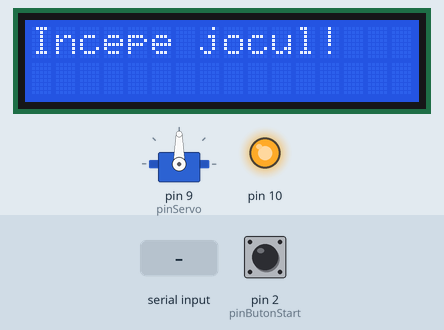
This sketch was run on a simulated Arduino Uno, built with avr-gcc and run on an emulated ATmega328P. Parts: 16×2 character LCD, servo, output pins drawn as LEDs (lit = HIGH). The inputs (shaded band) are chosen by the test bench; at power-on: pin 2 (pinButonStart) HIGH. Random numbers use the default seed unless the sketch sets one; what the sketch prints to the serial monitor is not drawn.

Above: at 1.2 s.
1.3 s: pin 2 (pinButonStart) pulled LOW for 0.15 s
At 2.1 s:
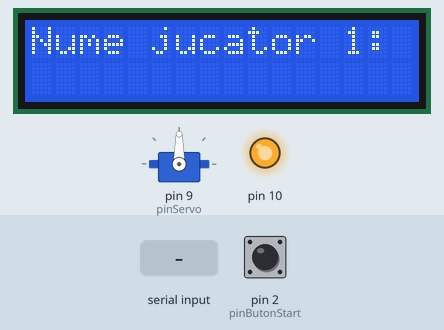
3.0 s: "a\n" received over Serial
At 3.3 s:
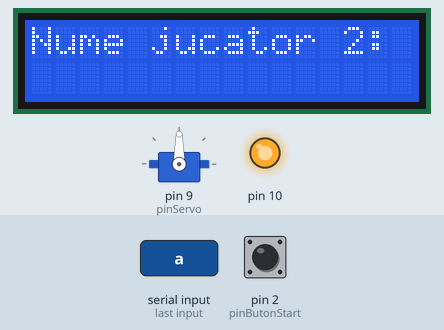
4.5 s: "b\n" received over Serial
At 5.3 s:
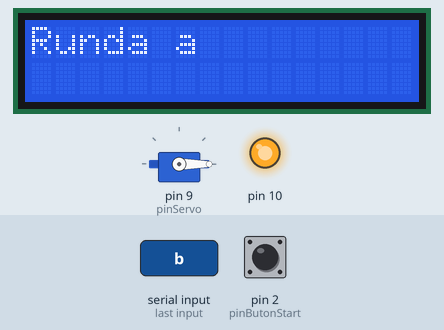
Timing chart, 0 to 27.0 s (numbered marks = the images above; inputs shaded):
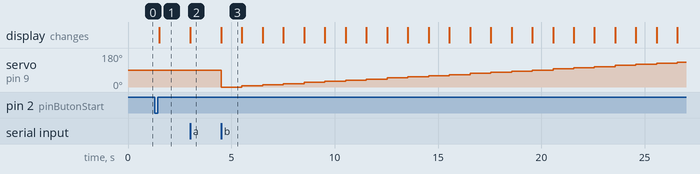

Measured:
- after the input at 1.3 s, the display: changes after 0.20 s (image 1)
- after the input at 3.0 s, the display: changes at once (image 2)
- after the input at 4.5 s, servo on pin 9 (pinServo): 90° → 0° at once, → 6° 1.0 s later, → 12° 1.0 s later, → 18° 1.0 s later, … (23 changes in this stretch); the display: changes at once (image 3)
- what the display in image 3 shows lasts 1.0 s, from 4.5 s to 5.5 s

The sketch:

master.ino
```cpp
#include <SPI.h>
#include <LiquidCrystal.h>
#include <Servo.h>

LiquidCrystal lcd(8, 7, 6, 5, 4, 3);
Servo cronometruServo;

const int pinButonStart = 2;
const int pinServo = 9;
const int servoUnghiMaxim = 180;
const unsigned long timpTotalJoc = 30000;  // 30 secunde

char culori[] = {'r', 'g', 'b'};
unsigned long timpStartJoc = 0;
unsigned long timpUltimaRunda = 0;
unsigned long timpRunda = 1000;  // 1 secunda pe runda
bool jocInceput = false;
bool asteaptaRaspuns = false;
char raspuns;

String jucator1, jucator2;
int jucator1scor = 0;
int jucator2scor = 0;
int cronometruRunda = 0;
bool randJucator1 = true;

void setup() {
  Serial.begin(115200);
  SPI.begin();
  pinMode(SS, OUTPUT);
  digitalWrite(SS, HIGH);
  pinMode(pinButonStart, INPUT_PULLUP);

  lcd.begin(16, 2);
  cronometruServo.attach(pinServo);

  lcd.print("Incepe jocul!");
}

void loop() {
  if (!jocInceput && digitalRead(pinButonStart) == LOW) {
    delay(200);
    jocInceput = true;
    lcd.clear();
    lcd.print("Nume jucator 1:");
    while (Serial.available() == 0) {}
    jucator1 = Serial.readStringUntil('\n');

    lcd.clear();
    lcd.print("Nume jucator 2:");
    while (Serial.available() == 0) {}
    jucator2 = Serial.readStringUntil('\n');

    timpStartJoc = millis();
  }

  if (jocInceput) {
    unsigned long millisCurent = millis();

    // Jocul se sfarseste daca au trecut 30 de secunde
    if (millisCurent - timpStartJoc >= timpTotalJoc) {
      jocInceput = false;
      displayWinner();
      resetGame();
      return;
    }

    // Roteste servo-ul
    int angle = map(millisCurent - timpStartJoc, 0, timpTotalJoc, 0, servoUnghiMaxim);
    cronometruServo.write(angle);

    // Randul celuilalt jucator dupa cate 1 secunda
    if (millisCurent - timpUltimaRunda >= timpRunda) {
      if (cronometruRunda < 30) {  // 15 runde fiecare jucator
        if (randJucator1) {
          lcd.clear();
          lcd.print("Runda " + jucator1);
          sendColorCommand();
        } else {
          lcd.clear();
          lcd.print("Runda " + jucator2);
          sendColorCommand();
        }
        delay(1000);
        asteaptaRaspuns = true;
        timpUltimaRunda = millisCurent;
        randJucator1 = !randJucator1;
        cronometruRunda++;
      }
    }

    // Primeste si proceseaza raspunsul de la slave
    if (asteaptaRaspuns) {
      raspuns = sendCommand('#');
      Serial.println((randJucator1 ? jucator2 : jucator1) + " scor: ");
      Serial.println(raspuns);

      scorNou(raspuns);
      asteaptaRaspuns = false;
    }
  }
}

// Functie care trimite culoarea prin SPI
void sendColorCommand() {
  char colorCommand = culori[random(0, 3)];
  sendCommand(colorCommand);
  Serial.print("Sent color: ");
  Serial.println(colorCommand);
}

// Noul scor in functie de raspunsul jucatorului
void scorNou(char scor) {
  int puncte = 0;
  switch (scor) {
    case 'a': puncte = 50; break;
    case 'b': puncte = 25; break;
    case 'c': puncte = 10; break;
    case 'i': puncte = 0; break;
  }

  if (!randJucator1) {
    jucator1scor += puncte;
  } else {
    jucator2scor += puncte;
  }
}

// Trimite comanda prin SPI si primeste raspuns
char sendCommand(char command) {
  digitalWrite(SS, LOW);
  char raspuns = SPI.transfer(command);
  digitalWrite(SS, HIGH);
  return raspuns;
}

// Afiseaza scorul final si castigatorul jocului
void displayWinner() {
  lcd.clear();
  lcd.print(jucator1 + " scor:");
  lcd.setCursor(0, 1);
  lcd.print(jucator1scor);
  delay(2000);

  lcd.clear();
  lcd.print(jucator2 + " scor:");
  lcd.setCursor(0, 1);
  lcd.print(jucator2scor);
  delay(2000);

  lcd.clear();
  if (jucator1scor > jucator2scor) {
    lcd.print("Castigator: " + jucator1);
  } else if (jucator2scor > jucator1scor) {
    lcd.print("Castigator: " + jucator2);
  } else {
    lcd.print("Egalitate!");
  }
  delay(2000);
}

// Reseteaza jocul la starea initiala
void resetGame() {
  jucator1scor = 0;
  jucator2scor = 0;
  cronometruRunda = 0;
  randJucator1 = true;
  lcd.clear();
  lcd.print("Incepe jocul!");
}
```
